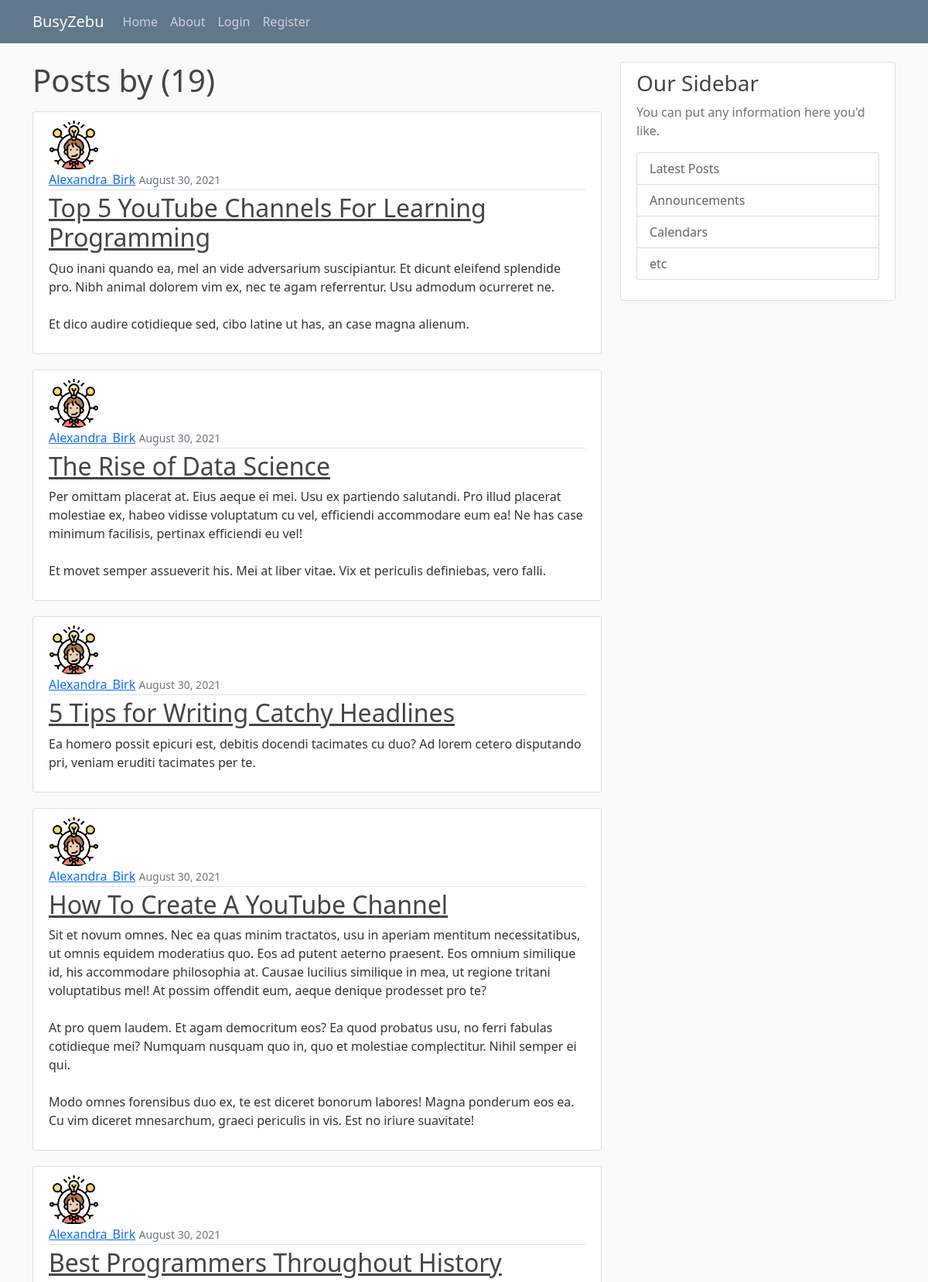
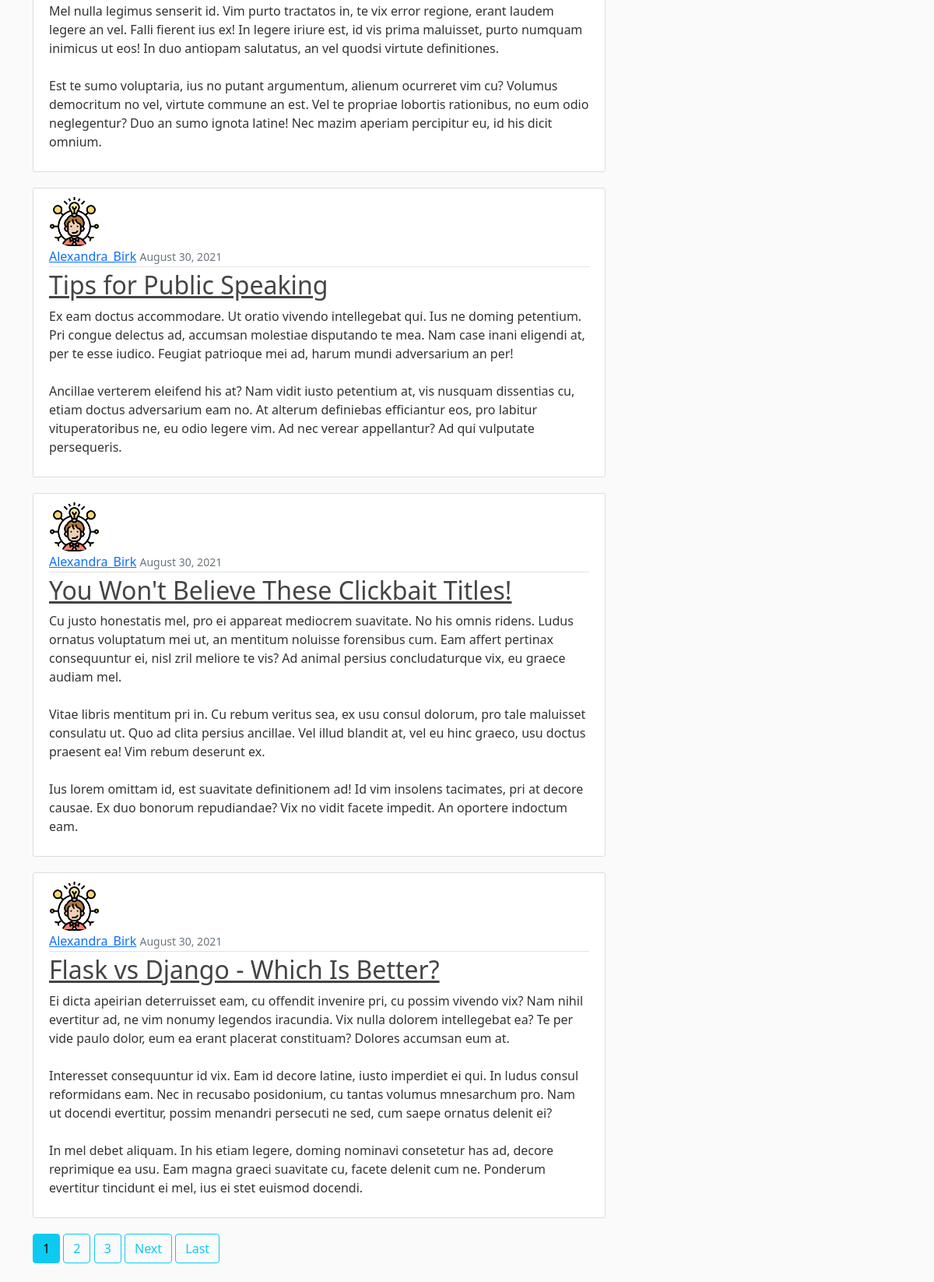
Screenshot of /user/Alexandra_Birk with the database file from the repository (2 pictures, top to bottom).
### blog/models.py (models this page shows, shortened)
class Post(models.Model):
    title = models.CharField(max_length=100)
    author = models.ForeignKey(User, on_delete=models.CASCADE)
    content = models.TextField()
    date_posted = models.DateTimeField(default=timezone.now)

### users/models.py (models this page shows, shortened)
class Profile(models.Model):
    user = models.OneToOneField(User, on_delete=models.CASCADE)
    image = models.ImageField(default='default.png', upload_to='profile_pics')

### blog/views.py (the view)
# urls.py: path('user/<str:username>', UserPostListView.as_view(), name='user-posts'),
class UserPostListView(ListView):
    model = Post
    template_name = 'blog/user_posts.html'
    context_object_name='posts'
    paginate_by = 8
    def get_queryset(self):
        user = get_object_or_404(User, username=self.kwargs.get('username'))
        return Post.objects.filter(author=user).order_by('-date_posted')

### blog/templates/blog/user_posts.html (shortened to what this page needs)
{% extends "blog/base.html"%}
{% block content %}
<h1 class="mb-3">Posts by {{ views.kwargs.username }} ({{ page_obj.paginator.count }})</h1>
{% for post in posts %}
    <article class="media content-section">
        <img class='rounded-circle article-img' src="{{post.author.profile.image.url}}">
        <div class="media-body">
          <div class="article-metadata">
            <a class="mr-2" href="{% url 'user-posts' post.author.username %}">{{ post.author }}</a>
            <small class="text-muted">{{ post.date_posted|date:"F d, Y" }}</small>
          </div>
          <h2><a class="article-title" href="{% url 'post-detail' post.id %}">{{ post.title }}</a></h2>
          <p class="article-content">{{ post.content }}</p>
        </div>
    </article>
{% endfor %}
    {% if is_paginated %}
      {% for num in page_obj.paginator.page_range %}
        {% if page_obj.number == num %}
        <a class="btn btn-info mb-4" href="?page={{ num }}">{{num}}</a>
        {% elif num > page_obj.number|add:'-3' and num < page_obj.number|add:'3'  %}
        <a class="btn btn-outline-info mb-4" href="?page={{ num }}">{{num}}</a>
        {% endif %}
      {% endfor %}
    {% if page_obj.has_next %}
        <a class="btn btn-outline-info mb-4" href="?page={{ page_obj.next_page_number }}">Next</a>
        <a class="btn btn-outline-info mb-4" href="?page={{ page_obj.paginator.num_pages }}">Last</a>
    {% endif %}
  {% endif %}
{% endblock content %}

### blog/static/blog/main.css (style rules this page uses)
body { background: #fafafa; color: #333333; margin-top: 5rem; }
h1, h2, h3, h4, h5, h6 { color: #444444; }
.content-section { background: #ffffff; padding: 10px 20px; border: 1px solid #dddddd; border-radius: 3px; margin-bottom: 20px; }
.article-title { color: #444444; }
.article-content { white-space: pre-line; }
.article-img { height: 65px; width: 65px; margin-right: 16px; }
.article-metadata { padding-bottom: 1px; margin-bottom: 4px; border-bottom: 1px solid #e3e3e3 }

### rows the page displays
Post: author.profile.image (picture), author "Alexandra_Birk", date_posted "August 30, 2021", title "Top 5 YouTube Channels For Learning Programming", content "Quo inani quando ea, mel an vide adversarium suscipiantur. Et dicunt eleifend splendide pro. Nibh animal dolorem vim ex, nec te agam referrentur. Usu admodum ocurreret ne. Et dico audire cotidieque sed, cibo latine ut has, an case magna alienum."
Post: author.profile.image (picture), author "Alexandra_Birk", date_posted "August 30, 2021", title "The Rise of Data Science", content "Per omittam placerat at. Eius aeque ei mei. Usu ex partiendo salutandi. Pro illud placerat molestiae ex, habeo vidisse voluptatum cu vel, efficiendi accommodare eum ea! Ne has case minimum facilisis, pertinax efficiendi eu vel! Et movet semper assueverit his. Mei at liber vitae. Vix et periculis definiebas, vero falli."
Post: author.profile.image (picture), author "Alexandra_Birk", date_posted "August 30, 2021", title "5 Tips for Writing Catchy Headlines", content "Ea homero possit epicuri est, debitis docendi tacimates cu duo? Ad lorem cetero disputando pri, veniam eruditi tacimates per te."
Post: author.profile.image (picture), author "Alexandra_Birk", date_posted "August 30, 2021", title "How To Create A YouTube Channel", content "Sit et novum omnes. Nec ea quas minim tractatos, usu in aperiam mentitum necessitatibus, ut omnis equidem moderatius quo. Eos ad putent aeterno praesent. Eos omnium similique id, his accommodare philosophia at. Causae lucilius similique in mea, ut regione tritani voluptatibus mel! At possim offendit eum, aeque denique prodesset pro te? At pro quem laudem. Et agam democritum eos? Ea quod probatus usu, no ferri fabulas cotidieque mei? Numquam nusquam quo in, quo et molestiae complectitur. Nihil semper ei qui. Modo omnes forensibus duo ex, te est diceret bonorum labores! Magna ponderum eos ea. Cu vim diceret mnesarchum, graeci periculis in vis. Est no iriure suavitate!"
Post: author.profile.image (picture), author "Alexandra_Birk", date_posted "August 30, 2021", title "Best Programmers Throughout History", content "Mel nulla legimus senserit id. Vim purto tractatos in, te vix error regione, erant laudem legere an vel. Falli fierent ius ex! In legere iriure est, id vis prima maluisset, purto numquam inimicus ut eos! In duo antiopam salutatus, an vel quodsi virtute definitiones. Est te sumo voluptaria, ius no putant argumentum, alienum ocurreret vim cu? Volumus democritum no vel, virtute commune an est. Vel te propriae lobortis rationibus, no eum odio neglegentur? Duo an sumo ignota latine! Nec mazim aperiam percipitur eu, id his dicit omnium."
Post: author.profile.image (picture), author "Alexandra_Birk", date_posted "August 30, 2021", title "Tips for Public Speaking", content "Ex eam doctus accommodare. Ut oratio vivendo intellegebat qui. Ius ne doming petentium. Pri congue delectus ad, accumsan molestiae disputando te mea. Nam case inani eligendi at, per te esse iudico. Feugiat patrioque mei ad, harum mundi adversarium an per! Ancillae verterem eleifend his at? Nam vidit iusto petentium at, vis nusquam dissentias cu, etiam doctus adversarium eam no. At alterum definiebas efficiantur eos, pro labitur vituperatoribus ne, eu odio legere vim. Ad nec verear appellantur? Ad qui vulputate persequeris."
Post: author.profile.image (picture), author "Alexandra_Birk", date_posted "August 30, 2021", title "You Won't Believe These Clickbait Titles!", content "Cu justo honestatis mel, pro ei appareat mediocrem suavitate. No his omnis ridens. Ludus ornatus voluptatum mei ut, an mentitum noluisse forensibus cum. Eam affert pertinax consequuntur ei, nisl zril meliore te vis? Ad animal persius concludaturque vix, eu graece audiam mel. Vitae libris mentitum pri in. Cu rebum veritus sea, ex usu consul dolorum, pro tale maluisset consulatu ut. Quo ad clita persius ancillae. Vel illud blandit at, vel eu hinc graeco, usu doctus praesent ea! Vim rebum deserunt ex. Ius lorem omittam id, est suavitate definitionem ad! Id vim insolens tacimates, pri at decore causae. Ex duo bonorum repudiandae? Vix no vidit facete impedit. An oportere indoctum eam."
Post: author.profile.image (picture), author "Alexandra_Birk", date_posted "August 30, 2021", title "Flask vs Django - Which Is Better?", content "Ei dicta apeirian deterruisset eam, cu offendit invenire pri, cu possim vivendo vix? Nam nihil evertitur ad, ne vim nonumy legendos iracundia. Vix nulla dolorem intellegebat ea? Te per vide paulo dolor, eum ea erant placerat constituam? Dolores accumsan eum at. Interesset consequuntur id vix. Eam id decore latine, iusto imperdiet ei qui. In ludus consul reformidans eam. Nec in recusabo posidonium, cu tantas volumus mnesarchum pro. Nam ut docendi evertitur, possim menandri persecuti ne sed, cum saepe ornatus delenit ei? In mel debet aliquam. In his etiam legere, doming nominavi consetetur has ad, decore reprimique ea usu. Eam magna graeci suavitate cu, facete delenit cum ne. Ponderum…"

### other values shown
{{ page_obj.paginator.count }} "19"
{{ num }} "1"
{{ num }} "2" "3"
